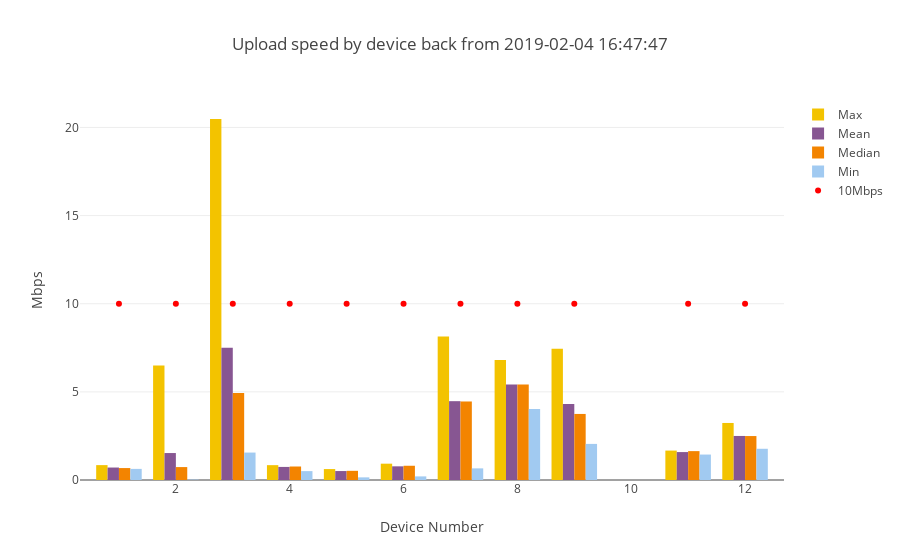

Write notebook code for a chart like this one.
### Code cell
upload_summary=mean_max_median_min_by1(upload_df,'UPLOAD')
device_numbers_u=upload_summary["SK_PI"].unique()
upload_line=go.Scatter(x=device_numbers_u,y=[10] * len(device_numbers_u), mode='markers',marker=dict(color='red'), name='10Mbps')

combined_bar_plot_4traces(xvalues=upload_summary["SK_PI"],
                         yvalues1=upload_summary["max"],
                         yvalues2=upload_summary["mean"],
                         yvalues3=upload_summary["median"],
                         yvalues4=upload_summary["min"],
                         name1="Max",
                         name2="Mean",
                         name3="Median",
                         name4="Min",
                         title="Upload speed by device back from "+ starting_point,
                         ytitle="Mbps",
                         line=upload_line,
                         stack=False)

### Figure 1 — Plotly figure (JSON) as saved in the notebook; plotly's stock layout.template omitted (floating-point values rounded to 4 significant figures)
{"data": [{"marker": {"color": "#F3C300"}, "name": "Max", "type": "bar", "x": [1, 2, 3, 4, 5, 6, 7, 8, 9, 11, 12], "y": [0.844, 6.492, 20.48, 0.842, 0.62, 0.926, 8.141, 6.81, 7.444, 1.669, 3.236]}, {"marker": {"color": "#875692"}, "name": "Mean", "type": "bar", "x": [1, 2, 3, 4, 5, 6, 7, 8, 9, 11, 12], "y": [0.7072, 1.53, 7.499, 0.7423, 0.508, 0.7755, 4.472, 5.422, 4.308, 1.584, 2.499]}, {"marker": {"color": "#F38400"}, "name": "Median", "type": "bar", "x": [1, 2, 3, 4, 5, 6, 7, 8, 9, 11, 12], "y": [0.677, 0.733, 4.936, 0.766, 0.5205, 0.808, 4.454, 5.422, 3.748, 1.638, 2.493]}, {"marker": {"color": "#A1CAF1"}, "name": "Min", "type": "bar", "x": [1, 2, 3, 4, 5, 6, 7, 8, 9, 11, 12], "y": [0.631, 0.0232, 1.556, 0.504, 0.15, 0.205, 0.659, 4.035, 2.048, 1.444, 1.772]}, {"marker": {"color": "red"}, "mode": "markers", "name": "10Mbps", "type": "scatter", "x": [1, 2, 3, 4, 5, 6, 7, 8, 9, 11, 12], "y": [10, 10, 10, 10, 10, 10, 10, 10, 10, 10, 10]}], "layout": {"title": "Upload speed by device back from 2019-02-04 16:47:47", "xaxis": {"title": "Device Number"}, "yaxis": {"title": "Mbps"}}}
